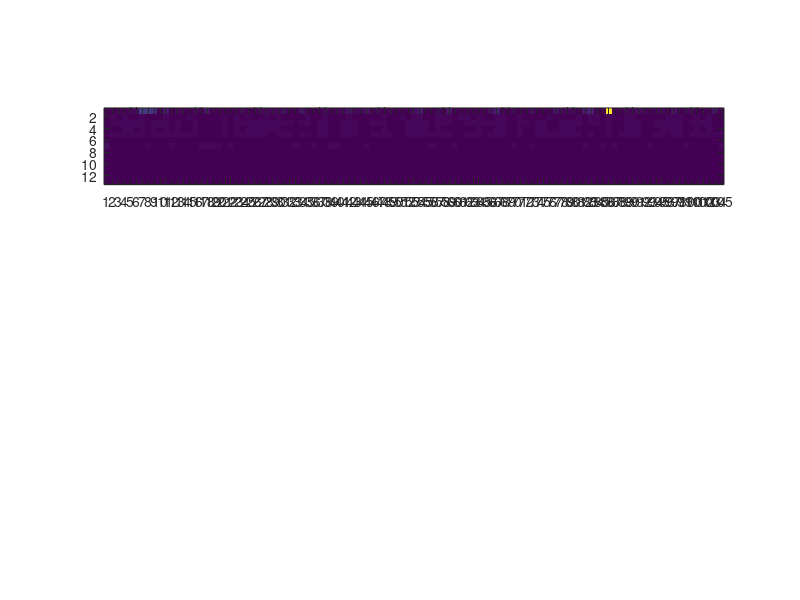

Recreate this plot in MATLAB. (Note: this script raises an error after producing the figure.)
%% PCA and LDA demo using county data.
%  Note that this code only works in Matlab 2017 and later due to using
%  broadcasting when working with the data. It's possible to do all the
%  same operations using loops, but these solutions are not shown here.

%% Setup
%  You should not change this section.

load countrydata
countries = cellstr(countries);
countryclass = countryclass + 1;
VarNames = {'Population density', ...
            'Proportion of town residents', ...
            'Average lifespan of women', ...
            'Average lifespan of men', ...
            'Ability to read', ...
            'Increase in population', ...
            'Infant mortality', ...
            'Births per 1000', ...
            'Deceases per 1000', ...
            'GNP', ...
            'Nativity/Mortality', ...
            'Avg number of children', ...
            'Population'};
ClassNames = {'Developing', 'Middle', 'Industrialized'};
        
%% Normalization
%  Here you will create a new dataset that is normalized according to the
%  below instructions. You can play around with different normalizations,
%  but the solutions in the exercice compendium expect the data to be
%  according to these instructions.

% Normalize the data so that each feature (varible) has a mean of 0 and a
% standard deviation of 1.
% scaledData = ...;

% Plot original data
figure(101);
clf;
subplot(2,1,1);
imagesc(countrydata);
axis image;
set(gca, 'xTick', 1:size(countrydata, 2));
set(gca, 'xTickLabel', strcat(countries, ' (', extractBefore(ClassNames(countryclass)',2), ')'));
set(gca, 'xTickLabelRotation', 90);
set(gca, 'FontSize', 9);
set(gca, 'yTick', 1:size(countrydata, 1));
set(gca, 'yTickLabel', VarNames);
title({'Country data, original', ...
       'D = Developing, M = Middle, I = Industrialized'}, 'FontSize', 12);
colorbar('FontSize', 10);

% Plot scaled data
subplot(2,1,2);
imagesc(scaledData);
axis image;
set(gca, 'xTick', 1:size(countrydata, 2));
set(gca, 'xTickLabel', strcat(countries, ' (', extractBefore(ClassNames(countryclass)',2), ')'));
set(gca, 'xTickLabelRotation', 90);
set(gca, 'FontSize', 9);
set(gca, 'yTick', 1:size(countrydata, 1));
set(gca, 'yTickLabel', VarNames);
title({'Country data, normalized per feature', ...
       'D = Developing, M = Middle, I = Industrialized'}, 'FontSize', 12);
colorbar('FontSize', 10);

%% Covariance and correlation
%  Calculate and plot the covariance matrix and the correlation matrix. You
%  will analyze these to find the hidden correlation in the dataset.

% Number of samples
N = size(scaledData, 2);

% Calculate the covarance matrix of the dataset.
% Cov = ...;

% Calculate the Correlation matrix of the dataset using the Covarance
% matrix you just calculated. Hint: look at the diag() function.
% Corr = ...;

% Plot covariance
figure(102);
clf;
subplot(1,2,1);
imagesc(Cov);
axis image;
colorbar;
set(gca, 'xTick', 1:size(countrydata, 1));
set(gca, 'xTickLabel', VarNames);
set(gca, 'xTickLabelRotation', 45);
set(gca, 'yTick', 1:size(countrydata, 1));
set(gca, 'yTickLabel', VarNames);
title('Covariance');

% Plot correlation
subplot(1,2,2);
imagesc(Corr, [-1 1]);
axis image;
colorbar;
set(gca, 'xTick', 1:size(countrydata, 1));
set(gca, 'xTickLabel', VarNames);
set(gca, 'xTickLabelRotation', 45);
set(gca, 'yTick', 1:size(countrydata, 1));
set(gca, 'yTickLabel', VarNames);
title('Correlation');

%% Eigenvalues and eigenvectors
%  Calculate the eigenvalues and coresponding eigenvectors of the
%  correlation matrix. The calculation and plot is already implemented, but
%  you will analyze the results.

[E, L] = sorteig(Corr);

% Plot actual eigenvalues
figure(103);
clf;
subplot(1,3,1);
stem(L, 'LineWidth', 2);
set(gca, 'xtick', 1:size(countrydata, 1));
title('Eigenvalues (sorted)');
axis square;

% Plot scaled eigenvalues
subplot(1,3,2);
stem(L / sum(L) * 100, 'LineWidth', 2);
set(gca, 'xTick', 1:size(countrydata, 1));
ylim([0,100]);
ylabel('% of information');
title('Percent information in each principle direction');
axis square;

% Plot cumulative sum
subplot(1,3,3);
stem(cumsum(L / sum(L) * 100), 'LineWidth', 2);
set(gca, 'xTick', 1:size(countrydata, 1));
ylim([0,100]);
ylabel('% of total information');
title('Cumulative information when using first n principle components');
axis square;

%% Principle Components
%  Now we transform the data to principle component space and plot the
%  result.

% Project data onto 2D space of first two principle components
% PC1 = ...; % PC1 is scaledData projected to first PC
% PC2 = ...; % PC2 is scaledData projected to second PC

% Plot projections
figure(104);
hold on;
scatter(PC1(countryclass == 1), PC2(countryclass == 1), 400, '.r');
scatter(PC1(countryclass == 2), PC2(countryclass == 2), 400, '.k');
scatter(PC1(countryclass == 3), PC2(countryclass == 3), 400, '.b');
grid on;
box on;
xlabel('Principle direction 1');
ylabel('Principle direction 2');
title({'Projection onto first two PCs', ...
       'Remember that this plot still has more than 70% of the information in the original data, but is actually understandable!'});
legend(ClassNames, 'Location', 'northeastoutside');

%% Linear Discriminant Analysis
%  In this section you will only work with class 1 (developing countries)
%  and class 3 (industrial countries). You will use LDA to find the
%  direction of optimal separation, and analyze the results.

% Get data for class 0 and class 2
X1 = scaledData(:, countryclass == 1);
X3 = scaledData(:, countryclass == 3);

% Number of samples in each class
N1 = size(X1, 2);
N3 = size(X3, 2);

% Calculate the covariance matrix for class 1 and class 3 separatly, and
% their sum
% C1 = ...;
% C3 = ...;
% Ctot = ...;

% Calculate the direction of maximal separation of the two classes.
% Normalize the vector to length 1.
% W = ...;
% W = W / ...;

% Calculate projections onto W for the two classes
% XP1 = ...; X1 projected onto W
% XP3 = ...; X3 projected onto W

% Plot projection onto W
figure(105);
clf;
subplot(1,3,1);
hold on;
plot(XP1, 0, 'r.', 'MarkerSize', 30);
plot(XP3, 0, 'b.', 'MarkerSize', 30);
title({'Projection onto vector obtained by LDA', ''});
xlabel('Value when projecting onto W');
yticklabels([]);
yticks([]);
axis image;
ylim([-eps,eps]);
xlim([-0.5,0.5]);
box on;

% Separate in y-direction to make it more clear (still projection onto w)
subplot(1,3,2);
hold on;
plot(XP1, find(countryclass == 1), 'r.', 'MarkerSize', 30);
plot(XP3, find(countryclass == 3), 'b.', 'MarkerSize', 30);
title({'This is the same as the first plot,', ...
       'only separated in y-direction to improve visibility'});
xlabel('Value when projecting onto W');
ylabel('Country number in dataset');
xlim([-0.5,0.5]);
ylim([0,110]);
axis square;
box on;

% Plot w, shows importance of features for separation
subplot(1,3,3);
stem(W, 'LineWidth', 2);
title('Importance of features for separating Class 1 and 3');
ylabel('Size of W in each feature direction');
set(gca, 'xTick', 1:size(countrydata, 1));
set(gca, 'xTickLabel', VarNames);
set(gca, 'xTickLabelRotation', 45);
axis square;
box on;
grid on;
